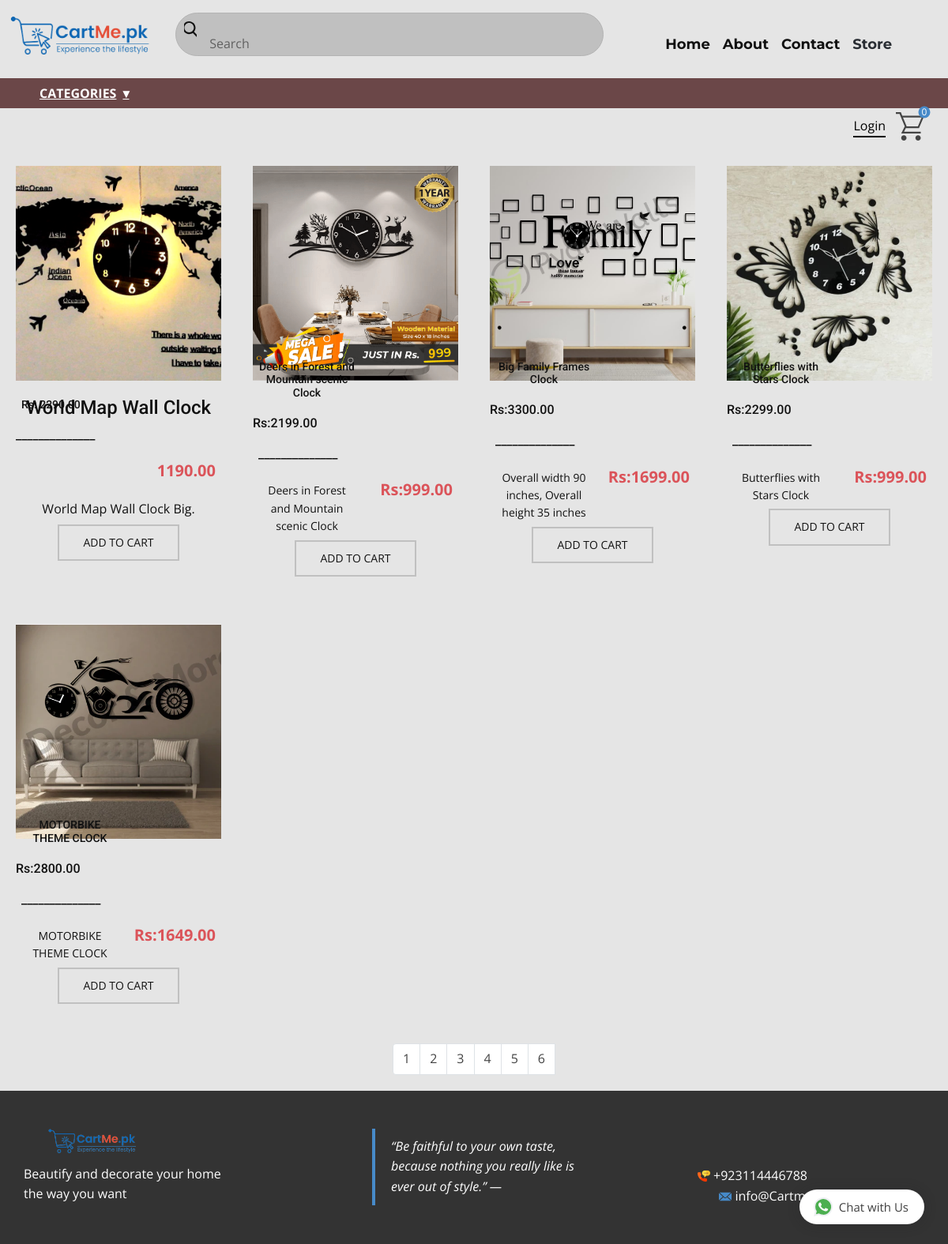
The page / on the database its author committed.
### store/models.py (models this page shows, shortened)
class Product(models.Model):
    name = models.CharField(max_length=50)
    description = models.CharField(max_length=200)
    category = models.ForeignKey(Category, on_delete=models.CASCADE, null=True)
    Created_at = models.DateTimeField(auto_now_add=False, default=timezone.now())
    price_1 = models.DecimalField(max_digits=10, decimal_places=2)
    price = models.DecimalField(max_digits=10, decimal_places=2)
    image = models.ImageField(upload_to='shop/images')
    published = models.BooleanField(default=True)
    Featured = models.BooleanField(default=False)

### store/views.py (the view)
# urls.py: path('', include('store.urls')),
def store(request):
    product = Product.objects.filter(published=True)
    categories = Category.get_all_categories()
    paginator = Paginator(product, 22)
    page_number = request.GET.get('page')
    page_obj = paginator.get_page(page_number)
    params={
            'product': page_obj,
            'page_obj':page_obj,
            'categories': categories,
}
    return render(request,"store.html", params)

### store/models.py (called while the page is built)
    @staticmethod
    def get_all_categories():
        return Category.objects.all()

### templates/store.html (shortened to what this page needs)
{% extends 'base.html' %}
{% load static %}
{% block css %}
<link rel="stylesheet" href={% static "Home.css" %} media="screen">
<link href="https://cdn.jsdelivr.net/npm/bootstrap@5.1.3/dist/css/bootstrap.min.css" rel="stylesheet">
{% endblock %}
{% block body %}
<section class="u-align-center u-clearfix u-grey-10 u-section-1" id="sec-d896">
      <div class="u-repeater u-repeater-1">
        <div class="u-align-center u-container-style u-products-item u-repeater-item">
          <div class="u-container-layout u-similar-container u-container-layout-1">
            <img alt="" class="u-expanded-width u-image u-image-default u-product-control u-image-1" src='/media/{{product.0.image}}'>
            <h4 class="u-align-center u-product-control u-text u-text-2">
              <a class="u-product-title-link" href="#">{{product.0.name}}</a>
            </h4>
            <h6 class="u-text u-text-default u-text-3">Rs: {{product.0.price_1}}</h6>
            <h6 class="u-text u-text-default u-text-4">______________</h6>
            <div class="u-product-control u-product-price u-product-price-1">
              <div class="u-price-wrapper u-spacing-10">
                <div class="u-price u-text-palette-2-base" style="font-size: 1.25rem; font-weight: 700;">{{product.0.price}}</div>
              </div>
            </div>
            <p class="u-align-center u-text u-text-5">{{product.0.description}}.</p>
            <a href="/productview/{{product.0.id}}"  class="u-border-2 u-border-grey-25 u-btn u-btn-rectangle u-button-style u-none u-product-control u-text-body-color u-btn-1">Add to Cart</a>
          </div>
        </div>
        {% for i in product|slice:"1:"%}
        <div class="u-container-style u-products-item u-repeater-item">
          <div class="u-container-layout u-similar-container u-container-layout-2">
            <img alt="" class="u-expanded-width u-image u-image-default u-product-control u-image-2" src='/media/{{i.image}}'>
            <h4 class="u-align-center u-product-control u-text u-text-6">
              <a class="u-product-title-link" >{{i.name}}</a>
            </h4>
            <h6 class="u-text u-text-default u-text-7">Rs:{{i.price_1}}</h6>
            <h6 class="u-text u-text-default u-text-8">______________</h6>
            <div class="u-product-control u-product-price u-product-price-2">
              <div class="u-price-wrapper u-spacing-10">
                <div class="u-price u-text-palette-2-base" style="font-size: 1.25rem; font-weight: 700;">Rs:{{i.price}}</div>
              </div>
            </div>
            <p class="u-align-center u-text u-text-9"> {{i.description}} </p>
            <a href="/productview/{{i.id}}"  class="u-border-2 u-border-grey-25 u-btn u-btn-rectangle u-button-style u-none u-product-control u-text-body-color u-btn-2">Add to Cart</a>
          </div>
        </div>
        {% endfor %}
      </div>
</section>
      <div class="col-12 pb-1">
        <nav aria-label="Page navigation">
          <ul class="pagination justify-content-center mb-3">
            <li class="page-item"><a class="page-link" href="?page=1">1</a></li>
            <li class="page-item"><a class="page-link" href="?page=2">2</a></li>
            <li class="page-item"><a class="page-link" href="?page=3">3</a></li>
            <li class="page-item"><a class="page-link" href="?page=4">4</a></li>
            <li class="page-item"><a class="page-link" href="?page=5">5</a></li>
            <li class="page-item"><a class="page-link" href="?page=6">6</a></li>
          </ul>
        </nav>
    </div>
    {% endblock %}

### templates/base.html (shortened to what this page needs)
{% load static %}
<!DOCTYPE html>
<html style="font-size: 16px;">
  <head>
    <link rel="stylesheet" href={% static "nicepage.css" %} media="screen">
    {% block css %}
    {% endblock %}
    <link rel="stylesheet" href={% static "style2.css" %} media="screen">
  </head>
  <body data-home-page="home" data-home-page-title="Home" class="u-body u-grey-10 u-xl-mode"><header class=" u-clearfix u-header u-section-row-container" id="sec-3e7d"><div class="u-section-rows">
        <div class="u-clearfix u-grey-10 u-section-row u-section-row-1" data-animation-name="" data-animation-duration="0" data-animation-delay="0" data-animation-direction="" id="sec-da54">
          <div class="u-clearfix u-sheet u-sheet-1">
            <a href="/" class="u-image u-logo u-image-1" data-image-width="500" data-image-height="500">
              <img src={% static "images/WhatsApp_Image_2022-04-03_at_11.15.19_PM-removebg-preview-9.png" %} class="u-logo-image u-logo-image-1">
            </a>
            <div class="u-border-1 u-border-grey-30 u-expanded-width-xs u-grey-25 u-radius-31 u-search u-search-left u-search-1">
            <form action="/search/" method="get">
              <button class="u-search-button" type="submit">
                <span class="u-search-icon u-spacing-10 u-search-icon-1">
                  <svg class="u-svg-link" preserveAspectRatio="xMidYMin slice" viewBox="0 0 56.966 56.966"><use xmlns:xlink="http://www.w3.org/1999/xlink" xlink:href="#svg-c91d"></use></svg>
                </span>
              </button>
              <input class="u-search-input" type="search" name="querry" id="querry" value="" placeholder="Search">
            </form>
          </div>
            <nav class="u-menu u-menu-dropdown u-offcanvas u-menu-1">
              <div class="u-custom-menu u-nav-container">
                <ul class="u-custom-font u-nav u-unstyled u-nav-1"><li class="u-nav-item"><a class="u-button-style u-nav-link u-text-active-palette-5-dark-3 u-text-hover-grey-60" href="/home" style="padding: 10px 8px;">Home</a>
</li><li class="u-nav-item"><a class="u-button-style u-nav-link u-text-active-palette-5-dark-3 u-text-hover-grey-60" href="/about" style="padding: 10px 8px;">About</a>
</li><li class="u-nav-item"><a class="u-button-style u-nav-link u-text-active-palette-5-dark-3 u-text-hover-grey-60" href="/contact" style="padding: 10px 8px;">Contact</a>
</li><li class="u-nav-item"><a class="u-button-style u-nav-link u-text-active-palette-5-dark-3 u-text-hover-grey-60" href="/" style="padding: 10px 8px;">Store</a>
</li></ul>
              </div>
            </nav>
          </div>
        </div>
        <div class="u-palette-2-dark-2 u-section-row u-section-row-2" id="sec-33a4">
          <div class="u-clearfix u-sheet u-valign-middle u-sheet-2">
            <nav class="u-dropdown-icon u-menu u-menu-dropdown u-offcanvas u-menu-2" data-responsive-from="XS">
              <div class="u-custom-menu u-nav-container">
                <ul class="u-custom-font u-nav u-unstyled u-nav-3"><li class="u-nav-item"><a class="u-button-style u-nav-link u-text-active-grey-15" style="text-decoration: underline !important;">Categories</a>
</li></ul>
              </div>
            </nav>
          </div>
        </div>
        <div class="u-grey-10 u-section-row u-section-row-3" id="sec-13f3">
          <div class="u-clearfix u-sheet u-sheet-3">
            <a class="u-shopping-cart u-shopping-cart-1" href="/cart/cart-detail/"><span class="u-icon u-shopping-cart-icon u-icon-1"><svg class="u-svg-link" preserveAspectRatio="xMidYMin slice" viewBox="0 0 16 16" style=""><use xmlns:xlink="http://www.w3.org/1999/xlink" xlink:href="#svg-a051"></use></svg>
        <span class="u-icon-circle u-palette-1-base u-shopping-cart-count" style="font-size: 0.75rem;">{{request.session.cart|length}}</span>
    </span>
            </a>
            {% if user.is_authenticated %}
            <a href="{% url 'logout' %}" class="u-border-2 u-border-black u-border-hover-grey-60 u-btn u-button-style u-custom-font u-none u-btn-1">Logout</a>
            {% else %}
            <a href="{% url 'login' %}" class="u-border-2 u-border-black u-border-hover-grey-60 u-btn u-button-style u-custom-font u-none u-btn-1">Login</a>
             {% endif %}
          </div>
        </div>
      </div></header>
{% block body %}
{% endblock %}
<section>
<a class='blantershow-chat' href='javascript:void' title='Show Chat'> Chat with Us</a>
</section>
      <footer class="u-align-center u-clearfix u-footer u-grey-80 u-footer" id="sec-4c95"><div class="u-align-left u-clearfix u-sheet u-sheet-1">
        <a href="/" class="u-image u-logo u-image-1" data-image-width="500" data-image-height="500">
          <img src={% static "images/WhatsApp_Image_2022-04-03_at_11.15.19_PM-removebg-preview-9-4.png" %} class="u-logo-image u-logo-image-1">
        </a>
        <p class="u-align-center-xs u-text u-text-1">Beautify and decorate your home the way you want</p>
        <blockquote class="u-text u-text-2"> “Be faithful to your own taste, because nothing you really like is ever out of style.” —</blockquote>
        <p class="u-active-none u-bottom-left-radius-0 u-bottom-right-radius-0 u-btn u-btn-rectangle u-button-style u-hover-none u-none u-radius-0 u-top-left-radius-0 u-top-right-radius-0 u-btn-1"><span class="u-file-icon u-icon"><img src={% static "images/3014736.png" %} alt=""></span>&nbsp;+923114446788
        </p>
        <a class="u-active-none u-bottom-left-radius-0 u-bottom-right-radius-0 u-btn u-btn-rectangle u-button-style u-hover-none u-none u-radius-0 u-text-body-alt-color u-top-left-radius-0 u-top-right-radius-0 u-btn-2">
          <br><span class="u-icon u-icon-2"><img></span>&nbsp;info@Cartme.pk
        </a>
      </div></footer>
  </body>
</html>

### static/Home.css (style rules this page uses)
.u-section-1 { background-image: none; }
.u-section-1 .u-repeater-1 { grid-template-columns: 25% 25% 25% 25%; grid-gap: 0px 0px; min-height: 468px; }
.u-section-1 .u-container-layout-1 { padding: 30px 20px; }
.u-section-1 .u-image-1 { height: 272px; margin-top: 0; margin-bottom: 0; }
.u-section-1 .u-text-2 { margin: 20px 7px 0; }
.u-section-1 .u-product-price-1 { margin: 20px 7px 0 auto; }
.u-section-1 .u-text-3 { font-size: 0.875rem; margin: -26px 130px 0 7px; }
.u-section-1 .u-btn-1 { border-style: solid; text-transform: uppercase; font-size: 0.875rem; margin: 6px auto 0; }
.u-section-1 .u-container-layout-2 { padding: 30px 20px; }
.u-section-1 .u-image-2 { height: 272px; margin-top: 0; margin-bottom: 0; }
.u-section-1 .u-text-4 { margin: 20px 0 0; }
.u-section-1 .u-text-5 { margin: 20px 7px 0; }
.u-section-1 .u-product-price-2 { margin: 20px 7px 0 auto; }
.u-section-1 .u-text-6 { font-size: 0.875rem; margin: -26px 130px 0 7px; }
.u-section-1 .u-btn-2 { border-style: solid; text-transform: uppercase; font-size: 0.875rem; margin: 6px auto 0; }
.u-section-1 .u-text-7 { margin: 20px 0 0; }
.u-section-1 .u-text-8 { margin: 20px 7px 0; }
.u-section-1 .u-text-9 { font-size: 0.875rem; margin: -26px 130px 0 7px; }

### static/style2.css (style rules this page uses)
body { font-family: "Lato", sans-serif; background: #f1f1f1; }
a:link, a:visited { color: #444; text-decoration: none; transition: all 0.4s ease-in-out; }
a.blantershow-chat { background: #fff; color: #404040; position: fixed; display: flex; font-weight: 400; justify-content: space-between; z-index: 98; bottom: 25px; right: 30px; font-size: 15px; padding: 10px 20px; border-radius: 30px; box-shadow: 0 1px 15px rgba(32, 33, 36, 0.28); }
a.blantershow-chat svg { transform: scale(1.2); margin: 0 10px 0 0; }

### rows shown on the page
Product: image (picture), name "World Map Wall Clock", price_1 "2290.00", price "1190.00", description "World Map Wall Clock Big"
Product: image (picture), name "Deers in Forest and Mountain scenic Clock", price_1 "2199.00", price "999.00", description "Deers in Forest and Mountain scenic Clock"
Product: image (picture), name "Big Family Frames Clock", price_1 "3300.00", price "1699.00", description "Overall width 90 inches, Overall height 35 inches"
Product: image (picture), name "Butterflies with Stars Clock", price_1 "2299.00", price "999.00", description "Butterflies with Stars Clock"
Product: image (picture), name "MOTORBIKE THEME CLOCK", price_1 "2800.00", price "1649.00", description "MOTORBIKE THEME CLOCK"

### other values the page prints
{{ request.session.cart|length }} "0"
